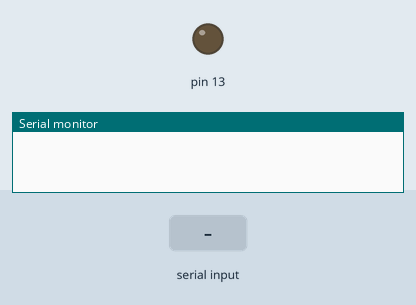
The sketch below on a simulated Arduino Uno, built with avr-gcc and run on an emulated ATmega328P. Shown: output pins drawn as LEDs (lit = HIGH), the last lines printed to the serial monitor. The test bench sets the inputs (shaded band).

Above: at 1.2 s.
1.3 s: "On\n" received over Serial
At 2.0 s:
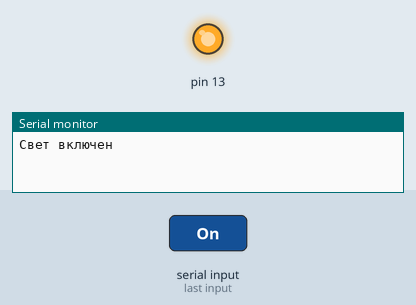
2.8 s: "1\n" received over Serial
At 3.1 s:
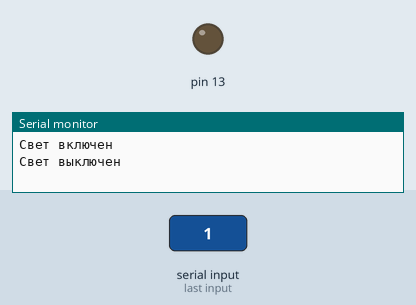
Timing chart, 0 to 5.8 s (numbered marks = the images above; inputs shaded):
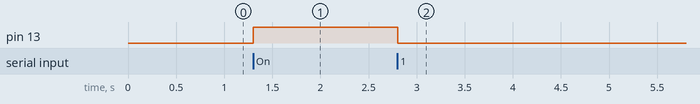

The sketch:

RGB_LED.ino
```cpp
String option;
void setup()
{
  pinMode(13, OUTPUT);
   Serial.begin(9600);
}

void loop()
{
  if (Serial.available() > 0)
  {
      option = Serial.readStringUntil('\n');
      option.trim();
      if (option == "On")
      {
        Serial.println("Свет включен");
        digitalWrite(13, HIGH);
      }
      else
      {
        Serial.println("Свет выключен");
        digitalWrite(13, LOW);
      }
  }
}
```

Measured:
- after the input at 1.3 s, pin 13: LOW → HIGH at once
- after the input at 2.8 s, pin 13: HIGH → LOW at once
